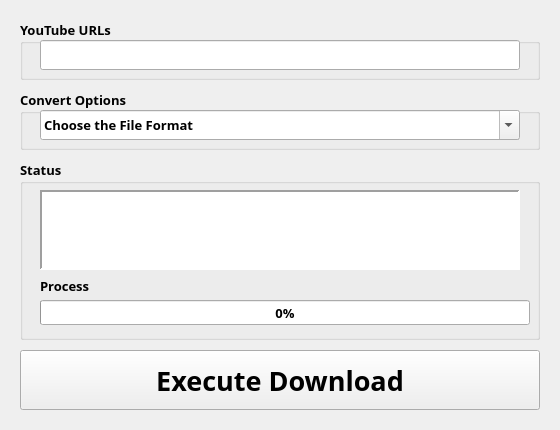
<?xml version="1.0" encoding="UTF-8"?>
<ui version="4.0">
 <class>MainWindow</class>
 <widget class="QMainWindow" name="MainWindow">
  <property name="geometry">
   <rect>
    <x>0</x>
    <y>0</y>
    <width>560</width>
    <height>430</height>
   </rect>
  </property>
  <property name="windowTitle">
   <string>YouTube Downloader</string>
  </property>
  <widget class="QWidget" name="centralwidget">
   <widget class="QGroupBox" name="gpBox1">
    <property name="geometry">
     <rect>
      <x>20</x>
      <y>20</y>
      <width>520</width>
      <height>60</height>
     </rect>
    </property>
    <property name="font">
     <font>
      <family>맑은 고딕</family>
      <pointsize>10</pointsize>
      <weight>75</weight>
      <bold>true</bold>
     </font>
    </property>
    <property name="title">
     <string>YouTube URLs</string>
    </property>
    <widget class="QLineEdit" name="tbx_URL">
     <property name="geometry">
      <rect>
       <x>20</x>
       <y>20</y>
       <width>480</width>
       <height>30</height>
      </rect>
     </property>
     <property name="font">
      <font>
       <family>맑은 고딕</family>
       <pointsize>10</pointsize>
       <weight>75</weight>
       <bold>true</bold>
      </font>
     </property>
    </widget>
   </widget>
   <widget class="QGroupBox" name="gpBox2">
    <property name="geometry">
     <rect>
      <x>20</x>
      <y>90</y>
      <width>520</width>
      <height>60</height>
     </rect>
    </property>
    <property name="font">
     <font>
      <family>맑은 고딕</family>
      <pointsize>10</pointsize>
      <weight>75</weight>
      <bold>true</bold>
     </font>
    </property>
    <property name="title">
     <string>Convert Options</string>
    </property>
    <widget class="QComboBox" name="combo_Choose">
     <property name="geometry">
      <rect>
       <x>20</x>
       <y>20</y>
       <width>480</width>
       <height>30</height>
      </rect>
     </property>
     <property name="font">
      <font>
       <family>맑은 고딕</family>
       <pointsize>10</pointsize>
       <weight>75</weight>
       <bold>true</bold>
      </font>
     </property>
     <property name="editable">
      <bool>true</bool>
     </property>
     <property name="currentText">
      <string>Choose the File Format</string>
     </property>
    </widget>
   </widget>
   <widget class="QGroupBox" name="gpBox3">
    <property name="geometry">
     <rect>
      <x>20</x>
      <y>160</y>
      <width>520</width>
      <height>180</height>
     </rect>
    </property>
    <property name="font">
     <font>
      <family>맑은 고딕</family>
      <pointsize>10</pointsize>
      <weight>75</weight>
      <bold>true</bold>
     </font>
    </property>
    <property name="title">
     <string>Status</string>
    </property>
    <widget class="QTextEdit" name="tbx_Status">
     <property name="geometry">
      <rect>
       <x>20</x>
       <y>30</y>
       <width>480</width>
       <height>80</height>
      </rect>
     </property>
     <property name="font">
      <font>
       <family>맑은 고딕</family>
       <pointsize>10</pointsize>
       <weight>75</weight>
       <bold>true</bold>
      </font>
     </property>
     <property name="frameShape">
      <enum>QFrame::Panel</enum>
     </property>
     <property name="lineWidth">
      <number>2</number>
     </property>
    </widget>
    <widget class="QProgressBar" name="Progress">
     <property name="geometry">
      <rect>
       <x>20</x>
       <y>140</y>
       <width>490</width>
       <height>25</height>
      </rect>
     </property>
     <property name="font">
      <font>
       <family>맑은 고딕</family>
       <pointsize>10</pointsize>
       <weight>75</weight>
       <bold>true</bold>
      </font>
     </property>
     <property name="value">
      <number>0</number>
     </property>
    </widget>
    <widget class="QLabel" name="lbl_Process">
     <property name="geometry">
      <rect>
       <x>20</x>
       <y>120</y>
       <width>56</width>
       <height>12</height>
      </rect>
     </property>
     <property name="font">
      <font>
       <family>맑은 고딕</family>
       <pointsize>10</pointsize>
       <weight>75</weight>
       <bold>true</bold>
      </font>
     </property>
     <property name="text">
      <string>Process</string>
     </property>
    </widget>
   </widget>
   <widget class="QPushButton" name="btn_Down">
    <property name="geometry">
     <rect>
      <x>20</x>
      <y>350</y>
      <width>520</width>
      <height>60</height>
     </rect>
    </property>
    <property name="font">
     <font>
      <family>맑은 고딕</family>
      <pointsize>20</pointsize>
      <weight>75</weight>
      <bold>true</bold>
     </font>
    </property>
    <property name="text">
     <string>Execute Download</string>
    </property>
   </widget>
  </widget>
 </widget>
 <resources/>
 <connections/>
</ui>
